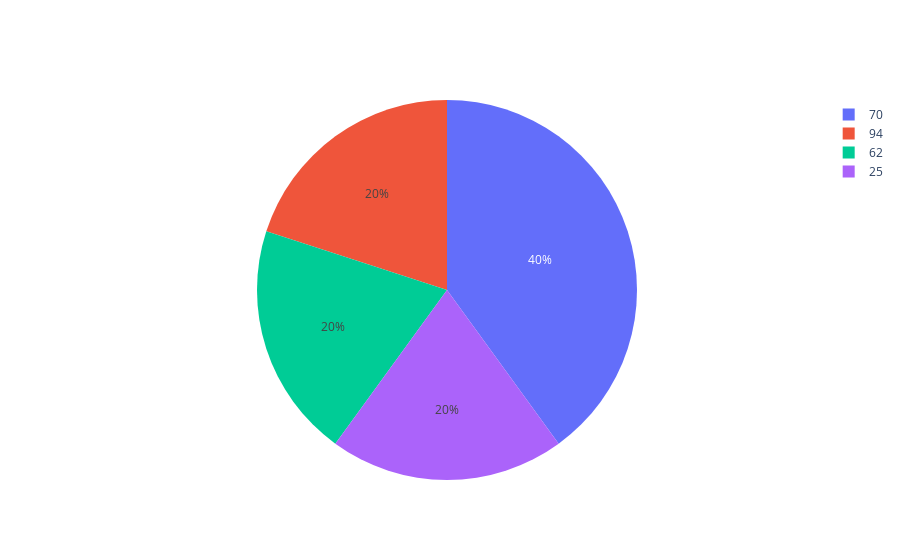

Notebook code cell kept with this figure:
### Code cell
import plotly.graph_objs as go
import pandas as pd
from plotly.offline import init_notebook_mode, plot, iplot
init_notebook_mode(connected=True)
labels = df['feb_arrests'].value_counts().index
values = df['march_arrests'].value_counts().values

trace = go.Pie(labels=labels, values=values)#labels=feb_arrests

iplot([trace], filename='basic_pie_chart')

### Figure 1 — Plotly figure (JSON) as saved in the notebook; plotly's stock layout.template omitted (floating-point values rounded to 4 significant figures)
{"data": [{"labels": [70, 94, 62, 25, 57], "type": "pie", "values": [2, 1, 1, 1]}], "layout": {}}
